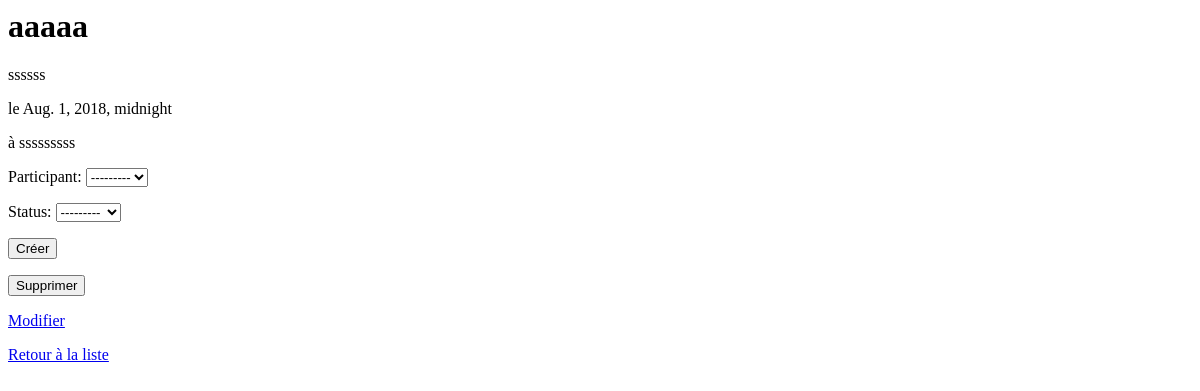
The app's page /agenda/8/details/ with its own data.
### personal_calendar/models.py (models this page shows, shortened)
class Evenement(models.Model):
    nom = models.CharField(max_length=250, unique=True)
    description = models.TextField()
    participants = models.ManyToManyField(User, through="Evenement_Participant")
    date = models.DateTimeField()
    lieu = models.TextField()
    def delete_url(self):
        return "/agenda/%s/delete/" % self.id

### personal_calendar/views.py (the view, shortened to what this page needs)
# urls.py: url(r'^(\d+)/details/$', views.event_details, name="event_details"),
def event_details(request, id):
    event = Evenement.objects.get(pk=id)
    if request.method == "POST":
        form = Evenement_ParticipantForm(request.POST)
        if form.is_valid():
            form.save()
            if request.is_ajax():
                delete_form = render_to_string(
                    'blocks/delete_form.html',
                    {'delete_url': form.instance.delete_url()},
                    request
                )
                data = {
                    'participant': form.instance.participant.username,
                    'get_status_display': form.instance.get_status_display(),
                    'delete_form': delete_form
                }
                form = Evenement_ParticipantForm(initial={'evenement':event})
                participants = [user.pk for user in event.participants.all()]
                form.fields['participant'].queryset=User.objects.exclude(
                    pk__in=participants
                 )
                form.fields['evenement'].widget = HiddenInput()
                participant_form = render_to_string(
                    'blocks/participant_form.html',
                    {'form':form},
                    request
                )
                data['participant_form'] = participant_form
                return JsonResponse(data)
            return HttpResponseRedirect('/agenda/%s/details/' % id)
    else:
        form = Evenement_ParticipantForm(initial={'evenement':event})
        participants = [user.pk for user in event.participants.all()]
        form.fields['participant'].queryset=User.objects.exclude(
            pk__in=participants
        )
        form.fields['evenement'].widget = HiddenInput()
    return render(request, 'event/details.html', {
        'event':event,
        'form':form
    })

### personal_calendar/forms.py
class Evenement_ParticipantForm(ModelForm):
    class Meta:
        model = Evenement_Participant
        exclude = []

### personal_calendar/templates/event/details.html (shortened to what this page needs)
{% extends "base.html" %}
{% block content %}
    <h1>{{ event.nom }}</h1>
    <p>{{ event.description }}</p>
    <p>le {{ event.date }}</p>
    <p>à {{ event.lieu }}</p>
    {% include "blocks/participant_form.html" %}
    {% with delete_url=event.delete_url %}
        {% include "blocks/delete_form.html" %}
    {% endwith %}
    <a href="{% url 'update_event' event.id %}">Modifier</a>
    <p><a href="{% url 'list_event' %}">Retour à la liste</a></p>
{% endblock content %}

### records on screen
Evenement: nom "aaaaa", description "ssssss", date "Aug. 1, 2018, midnight", lieu "sssssssss"
